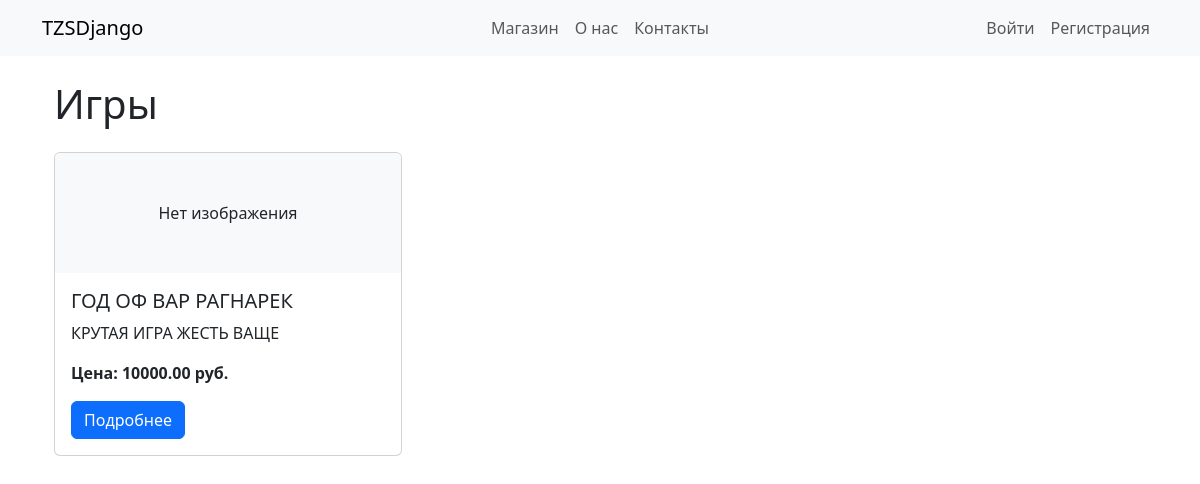
The app's page /category/2/, older data.
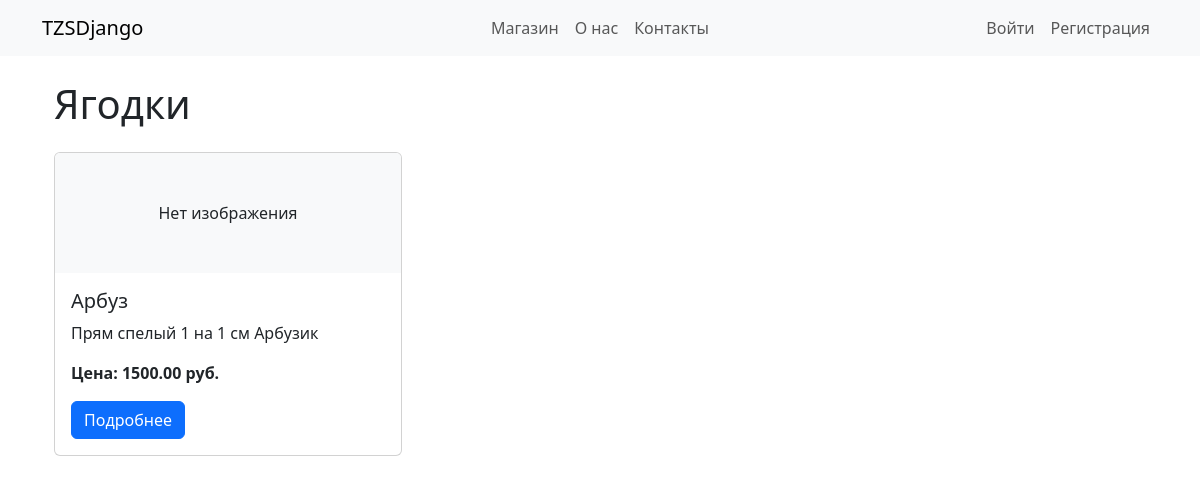
The same page, newer data.
### Store/models.py (models this page shows, shortened)
class Category(models.Model):
    name = models.CharField(max_length=255)

class Product(models.Model):
    category = models.ForeignKey(
        Category, on_delete=models.SET_NULL, null=True, blank=True
    )
    name = models.CharField(max_length=255)
    description = models.TextField()
    price = models.DecimalField(max_digits=10, decimal_places=2)
    image = models.ImageField(upload_to='products/', null=True, blank=True)

### Store/views.py (the view)
# urls.py: path('category/<int:category_id>/', CategoryProductsView, name='category_products'),# Список товаров по категории
def CategoryProductsView(request, category_id):
    category = get_object_or_404(Category, id=category_id)
    products = Product.objects.filter(category=category)
    context = {
        'category': category,
        'products': products
    }
    return render(request, 'category_products.html', context)

### Store/templates/category_products.html (shortened to what this page needs)
{% extends 'base.html' %}
{% block content %}
    <div class="container">
        <h1 class="mb-4">{{ category.name }}</h1>
        {% if products %}
            <div class="row row-cols-1 row-cols-md-3 g-4">
                {% for product in products %}
                    <div class="col">
                        <div class="card h-100">
                            {% if product.image %}
                                <img src="{{ product.image.url }}" class="card-img-top" alt="{{ product.name }}">
                            {% else %}
                                <div class="card-img-top bg-light text-center py-5">Нет изображения</div>
                            {% endif %}
                            <div class="card-body">
                                <h5 class="card-title">{{ product.name }}</h5>
                                {% if product.description %}
                                    <p class="card-text">{{ product.description|truncatewords:20 }}</p>
                                {% endif %}
                                <p class="card-text"><strong>Цена: {{ product.price }} руб.</strong></p>
                                <a href="{% url 'product_detail' product.id %}" class="btn btn-primary">Подробнее</a>
                            </div>
                        </div>
                    </div>
                {% endfor %}
            </div>
        {% else %}
            <p>В данной категории пока нет товаров.</p>
        {% endif %}
    </div>
{% endblock %}

### Store/templates/base.html (shortened to what this page needs)
<!DOCTYPE html>
<html lang="ru">
<head>
    <link href="https://cdn.jsdelivr.net/npm/bootstrap@5.3.0-alpha1/dist/css/bootstrap.min.css" rel="stylesheet">
</head>
<body>
<nav class="navbar navbar-expand-lg navbar-light bg-light">
    <div class="container">
        <a class="navbar-brand" href="{% url 'home' %}">TZSDjango</a>
        <div class="collapse navbar-collapse" id="navbarNav">
            <ul class="navbar-nav center-menu">
                <li class="nav-item">
                    <a class="nav-link " href="{% url 'product_list' %}">Магазин</a>
                </li>
                <li class="nav-item">
                    <a class="nav-link" href="#">О нас</a>
                </li>
                <li class="nav-item">
                    <a class="nav-link" href="#">Контакты</a>
                </li>
            </ul>
            <ul class="navbar-nav right-menu">
                {% if user.is_authenticated %}
                    <li class="nav-item">
                        <a class="nav-link" href="{% url 'profile' %}">Профиль</a>
                    </li>
                    <li class="nav-item">
                        <form action="{% url 'logout' %}" method="post" style="display:inline;">
                            {% csrf_token %}
                            <input type="hidden" name="next" value="{{ request.path }}">
                            <button type="submit" class="btn btn-outline-none nav-link" >Выйти</button>
                        </form>
                    </li>
                {% else %}
                    <li class="nav-item">
                        <a class="nav-link" href="{% url 'login' %}">Войти</a>
                    </li>
                    <li class="nav-item">
                        <a class="nav-link" href="{% url 'register' %}">Регистрация</a>
                    </li>
                {% endif %}
            </ul>
        </div>
    </div>
</nav>
<div class="container mt-4">
    {% block content %}
    {% endblock %}
</div>
</body>
</html>

### Store/templates/base.html (style rules this page uses)
@media (min-width: 992px) { .navbar-nav.center-menu { position: absolute; left: 50%; transform: translateX(-50%); } }
@media (min-width: 992px) { .navbar-nav.right-menu { margin-left: auto; } }

Row changes from the older to the newer data that the page shows:
removed Product: image "Нет изображения", name "ГОД ОФ ВАР РАГНАРЕК", description "КРУТАЯ ИГРА ЖЕСТЬ ВАЩЕ", price "10000.00"
changed Category: name "Игры" → "Ягодки"
added Product: image "Нет изображения", name "Арбуз", description "Прям спелый 1 на 1 см Арбузик", price "1500.00"
